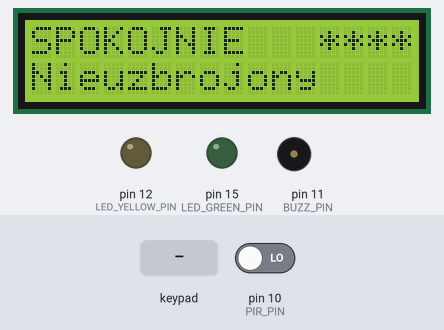
Bench run of a sketch on a simulated Arduino Uno, built with avr-gcc and run on an emulated ATmega328P. On the bench: 16×2 character LCD, output pins drawn as LEDs (lit = HIGH), buzzer (waves = sounding). Dashed ring = blinking. Inputs (shaded band) come from the test bench; at power-on: pin 10 (PIR_PIN) LOW.

Above: at 5.2 s.
5.3 s: keypad keys 1 2 3 4 # pressed 0.4 s apart
At 5.76 s:
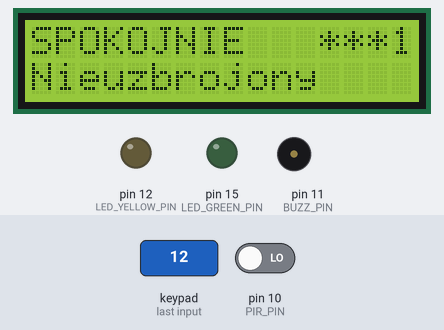
8.8 s: pin 10 (PIR_PIN) driven HIGH
At 9.9 s:
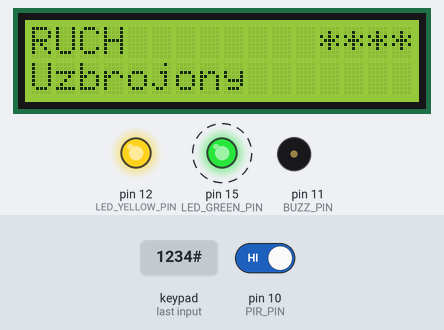
11.8 s: key '1' pressed
At 12.9 s:
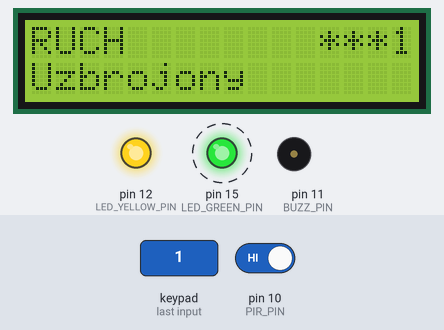
14.8 s: keypad keys 1 2 3 4 A pressed 0.4 s apart
At 17.3 s:
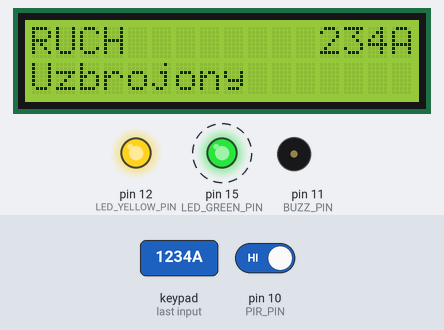
18.3 s: key 'A' pressed
At 19.6 s:
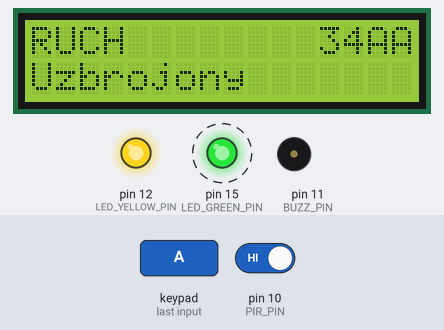
21.3 s: keypad keys 1 2 3 4 D pressed 0.4 s apart
At 25.5 s:
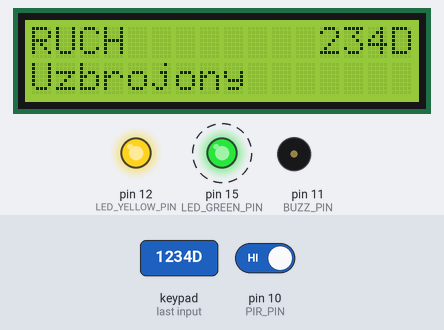
Timing chart, 0 to 27.1 s (numbered marks = the images above; inputs shaded):
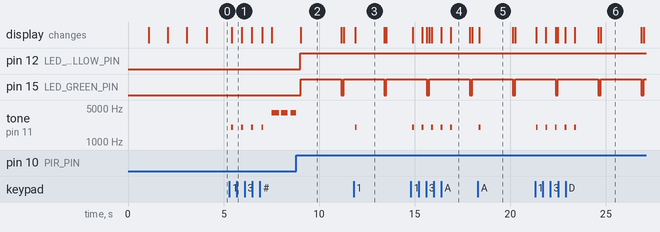

Measured:
- after the input at 5.3 s, tone on pin 11 (BUZZ_PIN): plays 2000 Hz for 0.10 s, 2000 Hz for 0.10 s, 2000 Hz for 0.10 s, 2000 Hz for 0.10 s, 4000 Hz for 0.40 s, 4000 Hz for 0.35 s … (7 notes in this stretch), starting after 0.10 s; the display: changes after 0.13 s (image 1)
- after the input at 8.8 s, pin 12 (LED_YELLOW_PIN): LOW → HIGH after 0.21 s; pin 15 (LED_GREEN_PIN): LOW → HIGH after 0.23 s, → LOW 2.1 s later, → HIGH 0.12 s later; the display: changes after 0.23 s (image 2)
- after the input at 11.8 s, tone on pin 11 (BUZZ_PIN): silent → 2000 Hz after 0.08 s, → silent 0.10 s later; the display: changes after 0.10 s (image 3)
- after the input at 14.8 s, tone on pin 11 (BUZZ_PIN): alternates 2000 Hz for 0.10 s and silent for 0.40 s, 10 changes in all, then stays silent, starting after 0.07 s; the display: first changes after 0.09 s (image 4 shows a later state)
- after the input at 18.3 s, tone on pin 11 (BUZZ_PIN): silent → 2000 Hz after 0.06 s, → silent 0.10 s later; the display: changes after 0.08 s (image 5)
- after the input at 21.3 s, tone on pin 11 (BUZZ_PIN): alternates 2000 Hz for 0.10 s and silent for 0.40 s, 10 changes in all, then stays silent, starting after 0.05 s
- what the display in image 2 shows lasts 2.2 s, from 9.0 s to 11.2 s

The sketch:

BFAlarmWithKeypadFULL.ino
```cpp
#include <Wire.h>
#include <LiquidCrystal_I2C.h>
#include <NewTone.h>
#include <Keypad.h>
#include "AlarmState.h"

const int RECV_PIN = 13;
const int PIR_PIN = 10;
const int BUZZ_PIN = 11;
const int LED_YELLOW_PIN = 12;
const int LED_GREEN_PIN = 15;

const byte numRows= 4; //number of rows on the keypad
const byte numCols= 4; //number of columns on the keypad

//keymap defines the key pressed according to the row and columns just as appears on the keypad
char keymap[numRows][numCols]=
{
{'1', '2', '3', 'A'},
{'4', '5', '6', 'B'},
{'7', '8', '9', 'C'},
{'*', '0', '#', 'D'}
};

char pinEntry[4] = {'*','*','*','*'};
char pin[4]= {'1','2','3','4'};

//Code that shows the the keypad connections to the arduino terminals
byte rowPins[numRows] = {9,8,7,6}; //Rows 0 to 3
byte colPins[numCols]= {5,4,3,2}; //Columns 0 to 3

//initializes an instance of the Keypad class
Keypad myKeypad= Keypad(makeKeymap(keymap), rowPins, colPins, numRows, numCols);

int colIndex = -1;
int rowIndex = 0;
bool inMotion = false;
unsigned long motionDelay = 2000; // Motion Delay Timer
unsigned long motionTimer; // Motion Trigger Timer

int melody[] = { 262, 196, 196, 220, 196, 0, 247, 262 };
int noteDurations[] = { 4, 8, 8, 4, 4, 4, 4, 4 };

bool alarmArmed = false;

// set LCD address to 0x20 for a 16 chars and 2 line display
LiquidCrystal_I2C lcd(0x27, 2, 1, 0, 4, 5, 6, 7, 3, POSITIVE);

// the setup routine runs once when you press reset:
void setup() {
  // initialize the digital pin as an output.
  pinMode(LED_YELLOW_PIN, OUTPUT);
  pinMode(LED_GREEN_PIN, OUTPUT);

  // initialize PIR pin mode to input
  pinMode(PIR_PIN, INPUT);

  // initialize Buzzer PIN
  pinMode(BUZZ_PIN, OUTPUT);
  //noTone(BUZZ_PIN);

  // clear pins to turn-off the leds
  digitalWrite(LED_YELLOW_PIN, LOW);
  digitalWrite(LED_GREEN_PIN, LOW);

  Serial.begin(9600);

  // initialize LCD
  lcd.begin(16,2);

  // print message to LCD
  lcd.backlight();
  lcd.setCursor(0,0);
  lcd.print("Hello world!");
  for (int i = 0; i < 4 ; i++)
  {
    lcd.setCursor(0,1);
    lcd.print(3-i);
    delay(1000);
  }

  randomSeed(analogRead(0));
}

void basicKeypressHandling() {
  char keypressed = myKeypad.getKey();

  if (keypressed != NO_KEY) {
    Serial.print(keypressed);

    NewTone(BUZZ_PIN, 2000, 100);

    if (keypressed == '1') {
      alarmArmed = true;
    } else if (keypressed == '2') {
      alarmArmed = false;
    }
  }
}

void clearPinEntry() {
  for (int i = 0; i < 4 ; i++) {
    pinEntry[i] = '*';
  }
}

void processPin() {
  bool pinCorrect = true;
  for (int i = 0; i < 4 ; i++) {
    if (pinEntry[i] != pin[i]) {
      pinCorrect = false;
      break;
    }
  }

  if (pinCorrect == true) {
    if (alarmArmed) {
      for (int i = 0; i<3; i++) {
        NewTone(BUZZ_PIN, 2000, 100 + i*50);
        delay(500);
      }
    } else {
      NewTone(BUZZ_PIN, 2000, 100);
      for (int i = 0; i<3; i++) {
        NewTone(BUZZ_PIN, 4000, 400 - i*50);
        delay(500);
    }

    }
    alarmArmed = !alarmArmed;
  } else {
  NewTone(BUZZ_PIN, 6000, 1000);
  }


  clearPinEntry();
}

void addEntryToPin(char keypressed) {
  for (int i = 0; i < 3; i++) {
    pinEntry[i] = pinEntry[i+1];
  }
  pinEntry[3] = keypressed;
}

void processKeypad() {

  char keypressed = myKeypad.getKey();

  if (keypressed != NO_KEY) {
    // if this is '#' compare PIN with PIN and enable/disable
    NewTone(BUZZ_PIN, 2000, 100);
    if (keypressed == '#') {
      processPin();
    } else {
      addEntryToPin(keypressed);
    }
  }

// unsigned long milisec = millis();
// if (timeFromLastKeypress
// milisec - motionTimer >= motionDelay

}

// the loop routine runs over and over again forever:
void loop() {

  lcd.clear();

  // handle keypad
  processKeypad();

  // read data from motion detector
  unsigned long milisec = millis();
  bool moveDetected = (digitalRead(PIR_PIN) == HIGH);

  if (moveDetected) {
    digitalWrite(LED_YELLOW_PIN, HIGH);
  } else {
    digitalWrite(LED_YELLOW_PIN, LOW);
  }

  if (moveDetected && !inMotion) {
    inMotion = true;
    motionTimer = milisec;
  } else if (milisec - motionTimer >= motionDelay) {
    inMotion = false;
  }

  // print to LCD
  lcd.setCursor(0,0);
  if (inMotion == true) {
    lcd.print("RUCH");
  } else {
    lcd.print("SPOKOJNIE");
  }

  lcd.setCursor(0,1);
  if (alarmArmed == true) {
    lcd.print("Uzbrojony");
  } else {
    lcd.print("Nieuzbrojony");
  }

   // print pin
   int lcdIndex = 12;
   for (int index = 0; index < 4; index++) {
     lcd.setCursor(lcdIndex,0);
     lcd.print(pinEntry[index]);
     lcdIndex += 1;
   }


  if (alarmArmed &&  inMotion) {
    //tone(BUZZ_PIN, 2000, 400);
    //Serial.println("BUZZER");
    //for (unsigned long freq = 125; freq <= 15000; freq += 100) {
    //  NewTone(BUZZ_PIN, freq); // Play the frequency (125 Hz to 15 kHz sweep in 10 Hz steps).
    //delay(1); // Wait 1 ms so you can hear it.
    //}
    //noNewTone(BUZZ_PIN); // Turn off the tone.
    //digitalWrite(LED_YELLOW_PIN, HIGH);
    digitalWrite(LED_GREEN_PIN, HIGH);
  } else {
    //noTone(BUZZ_PIN);
    //Serial.println("NO BUZZER");
    //digitalWrite(LED_YELLOW_PIN, LOW);
    digitalWrite(LED_GREEN_PIN, LOW);
  }
  delay(100);

//  if (alarmArmed && inMotion) {
//   digitalWrite(led, HIGH);   // turn the LED on (HIGH is the voltage level)
//   digitalWrite(led2, HIGH);
//   //tone(BUZZ_PIN, 2000);
//
//   //lcd.backlight();
//   delay(100);               // wait for a second
//   digitalWrite(led, LOW);    // turn the LED off by making the voltage LOW
//   digitalWrite(led2, LOW);
//   //noTone(BUZZ_PIN);
//   delay(100);
//  } else {
//   digitalWrite(led, LOW);   // turn the LED on (HIGH is the voltage level)
//   digitalWrite(led2, LOW);
//    delay(1000);
//  }


}
```

AlarmState.cpp
```cpp
#include <Arduino.h>
#include "AlarmState.h"

MFAlarm::MFAlarm()
{
  this->timerGoOut = 0;
  this->timerEntry = 0;
  this->timerLastMovement = 0;

  clearFlags();
  initializeState(NOT_ARMED);

}

void MFAlarm::pinOk()
{
  switch (this->state) {

    // if not armed - we're arming
    case NOT_ARMED :
      initializeState(GOING_OUT);
      break;
    // otherwise we're going to unarmed mode
    case GOING_OUT :
    case ENTERING :
    case ARMED :
    case ALARM :
      initializeState(NOT_ARMED);
      break;
    default :
      Serial.print("UNRECOGNIZED SWITCH STATEMENT: alarm_pinOK");
  }
}

void MFAlarm::pinNotOk()
{
  switch (this->state) {

    // if alarm is armed and someone passes wrong pin then we're treating this as if someone was entering
    case ARMED :
      initializeState(ENTERING);
      break;
    // otherwise we do not care (i.e. nothing happens)
    case NOT_ARMED :
    case GOING_OUT :
    case ENTERING :
    case ALARM :
      // do nothing
      break;
    default :
      Serial.print("UNRECOGNIZED SWITCH STATEMENT: MFAlarm::pinNotOk()");
  }

  // set-up flag that will be used to produce some notification to customer
  flag_wrongPinEntered = true;
}

void MFAlarm::moveDetected()
{
  switch (this->state) {

    // if alarm is armed and move was detected we require pin to be entered
    case ARMED :
      initializeState(ENTERING);
      break;
    // otherwise we do not care (i.e. nothing happens)
    case NOT_ARMED :
    case GOING_OUT :
    case ENTERING :
    case ALARM :
      // do nothing
      break;
    default :
      Serial.print("UNRECOGNIZED SWITCH STATEMENT: MFAlarm::moveDetected()");
  }

  // store time of last movement
  timerLastMovement = millis();

  // set-up flag that will be used to produce some notification to customer
  flag_moveDetected = true;
}

void MFAlarm::clearFlags()
{
    this->flag_wrongPinEntered = false;
    this->flag_moveDetected = false;
}

void MFAlarm::iterate()
{
  unsigned long timeDiffGoOut = 0;
  unsigned long timeDiffEntering = 0;

  switch (this->state) {
    case GOING_OUT :
      timeDiffGoOut = millis() - timerGoOut;
      if (timeDiffGoOut > TIMEOUT_GO_OUT) {
        initializeState(ARMED);
      }
      break;
    case ENTERING :
      timeDiffEntering = millis() - timerEntry;
      if (timeDiffEntering > TIMEOUT_ENTRY) {
        initializeState(ALARM);
      }
      break;
    // otherwise we do not have any timer based operations
    case NOT_ARMED :
    case ARMED :
    case ALARM :
      // do nothing
      break;
    default :
      Serial.print("UNRECOGNIZED SWITCH STATEMENT: MFAlarm::iterate()");
  }
}

void MFAlarm::initializeState(ALARM_STATE targetState)
{
  switch (targetState) {

    case NOT_ARMED :
      this->timerGoOut = 0;
      this->timerEntry = 0;
      break;
    case GOING_OUT :
      // read current time to be able to count down
      this->timerGoOut = millis();
      break;
    case ENTERING :
      this->timerEntry = millis();
      break;
    case ARMED :
      break;
    case ALARM :
      this->timerGoOut = 0;
      this->timerEntry = 0;
      break;
    default :
      Serial.print("UNRECOGNIZED SWITCH STATEMENT: MFAlarm::initializeState");
  }

  // set-up target state
  this->state = targetState;

}
//
//
//void alarm_pinOK(struct MFAlarm *alarm) {
//
//}
```

AlarmState.h
```cpp
#ifndef MFALARM
#define MFALARM

#include <Arduino.h>

enum ALARM_STATE { NOT_ARMED, GOING_OUT, ARMED, ENTERING, ALARM };

class MFAlarm {
  public:
    MFAlarm();
    // someone entered correct PIN
    void pinOk();
    // someone entered wrong PIN
    void pinNotOk();
    // movement was detected
    void moveDetected();
    // work on timer based events
    void iterate();
    void clearFlags();

    // getters
    inline bool isWrongPinEntered() { return flag_wrongPinEntered; }
    inline bool isMoveDetected() { return flag_moveDetected; }
    inline ALARM_STATE getState() { return state; }
  private:
    void initializeState(ALARM_STATE targetState);
    static const unsigned long TIMEOUT_ENTRY = 20000;
    static const unsigned long TIMEOUT_GO_OUT = 20000;
    // value of timer when going out
    unsigned long timerGoOut;
    // value of timer when entering
    unsigned long timerEntry;
    // value of timer when last movement was detected
    unsigned long timerLastMovement;
    // alarm state
    enum ALARM_STATE state;
    // set of flags that will be processed with each iteration
    bool flag_wrongPinEntered;
    bool flag_moveDetected;
};

#endif
```
